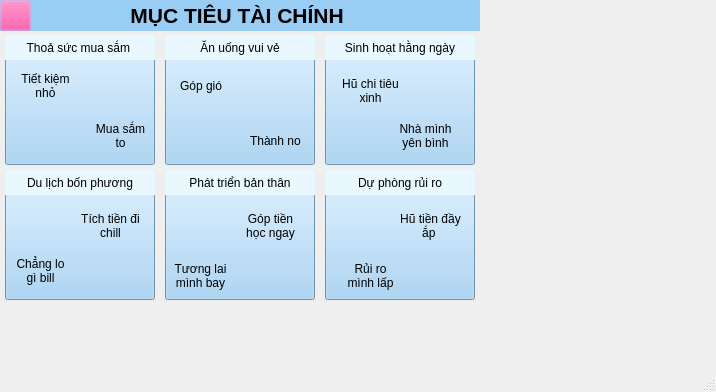
<?xml version="1.0" encoding="UTF-8"?>
<ui version="4.0">
 <class>MainWindow</class>
 <widget class="QMainWindow" name="MainWindow">
  <property name="geometry">
   <rect>
    <x>0</x>
    <y>0</y>
    <width>716</width>
    <height>392</height>
   </rect>
  </property>
  <property name="windowTitle">
   <string>Mục tiêu tài chính</string>
  </property>
  <widget class="QWidget" name="centralwidget">
   <widget class="QLabel" name="label">
    <property name="geometry">
     <rect>
      <x>0</x>
      <y>0</y>
      <width>480</width>
      <height>31</height>
     </rect>
    </property>
    <property name="font">
     <font>
      <pointsize>16</pointsize>
      <weight>75</weight>
      <bold>true</bold>
     </font>
    </property>
    <property name="styleSheet">
     <string notr="true">background-color: rgb(154, 205, 244);</string>
    </property>
    <property name="text">
     <string>MỤC TIÊU TÀI CHÍNH </string>
    </property>
    <property name="alignment">
     <set>Qt::AlignCenter</set>
    </property>
   </widget>
   <widget class="QPushButton" name="btnTSMS">
    <property name="geometry">
     <rect>
      <x>5</x>
      <y>35</y>
      <width>150</width>
      <height>130</height>
     </rect>
    </property>
    <property name="styleSheet">
     <string notr="true">background-color: #9acdf4
</string>
    </property>
    <property name="text">
     <string/>
    </property>
   </widget>
   <widget class="QPushButton" name="btnDLBP">
    <property name="geometry">
     <rect>
      <x>5</x>
      <y>170</y>
      <width>150</width>
      <height>130</height>
     </rect>
    </property>
    <property name="styleSheet">
     <string notr="true">background-color: #9acdf4</string>
    </property>
    <property name="text">
     <string/>
    </property>
   </widget>
   <widget class="QPushButton" name="btnAUVV">
    <property name="geometry">
     <rect>
      <x>165</x>
      <y>35</y>
      <width>150</width>
      <height>130</height>
     </rect>
    </property>
    <property name="styleSheet">
     <string notr="true">background-color: #9acdf4</string>
    </property>
    <property name="text">
     <string/>
    </property>
   </widget>
   <widget class="QPushButton" name="btnSHHN">
    <property name="geometry">
     <rect>
      <x>325</x>
      <y>35</y>
      <width>150</width>
      <height>130</height>
     </rect>
    </property>
    <property name="styleSheet">
     <string notr="true">background-color: #9acdf4</string>
    </property>
    <property name="text">
     <string/>
    </property>
   </widget>
   <widget class="QPushButton" name="btnPTBT">
    <property name="geometry">
     <rect>
      <x>165</x>
      <y>170</y>
      <width>150</width>
      <height>130</height>
     </rect>
    </property>
    <property name="styleSheet">
     <string notr="true">background-color: #9acdf4</string>
    </property>
    <property name="text">
     <string/>
    </property>
   </widget>
   <widget class="QPushButton" name="btnDPRR">
    <property name="geometry">
     <rect>
      <x>325</x>
      <y>170</y>
      <width>150</width>
      <height>130</height>
     </rect>
    </property>
    <property name="styleSheet">
     <string notr="true">background-color: #9acdf4</string>
    </property>
    <property name="text">
     <string/>
    </property>
   </widget>
   <widget class="QLabel" name="label_2">
    <property name="geometry">
     <rect>
      <x>5</x>
      <y>35</y>
      <width>150</width>
      <height>25</height>
     </rect>
    </property>
    <property name="styleSheet">
     <string notr="true">
background-color: #e9f8ff
</string>
    </property>
    <property name="text">
     <string>Thoả sức mua sắm </string>
    </property>
    <property name="alignment">
     <set>Qt::AlignCenter</set>
    </property>
   </widget>
   <widget class="QLabel" name="label_3">
    <property name="geometry">
     <rect>
      <x>165</x>
      <y>35</y>
      <width>150</width>
      <height>25</height>
     </rect>
    </property>
    <property name="styleSheet">
     <string notr="true">
background-color: #e9f8ff
</string>
    </property>
    <property name="text">
     <string>Ăn uống vui vẻ</string>
    </property>
    <property name="alignment">
     <set>Qt::AlignCenter</set>
    </property>
   </widget>
   <widget class="QLabel" name="label_4">
    <property name="geometry">
     <rect>
      <x>325</x>
      <y>35</y>
      <width>150</width>
      <height>25</height>
     </rect>
    </property>
    <property name="styleSheet">
     <string notr="true">
background-color: #e9f8ff
</string>
    </property>
    <property name="text">
     <string>Sinh hoạt hằng ngày</string>
    </property>
    <property name="alignment">
     <set>Qt::AlignCenter</set>
    </property>
   </widget>
   <widget class="QLabel" name="label_5">
    <property name="geometry">
     <rect>
      <x>5</x>
      <y>170</y>
      <width>150</width>
      <height>25</height>
     </rect>
    </property>
    <property name="styleSheet">
     <string notr="true">
background-color: #e9f8ff
</string>
    </property>
    <property name="text">
     <string>Du lịch bốn phương</string>
    </property>
    <property name="alignment">
     <set>Qt::AlignCenter</set>
    </property>
   </widget>
   <widget class="QLabel" name="label_6">
    <property name="geometry">
     <rect>
      <x>165</x>
      <y>170</y>
      <width>150</width>
      <height>25</height>
     </rect>
    </property>
    <property name="styleSheet">
     <string notr="true">
background-color: #e9f8ff
</string>
    </property>
    <property name="text">
     <string>Phát triển bản thân</string>
    </property>
    <property name="alignment">
     <set>Qt::AlignCenter</set>
    </property>
   </widget>
   <widget class="QLabel" name="label_7">
    <property name="geometry">
     <rect>
      <x>325</x>
      <y>170</y>
      <width>150</width>
      <height>25</height>
     </rect>
    </property>
    <property name="styleSheet">
     <string notr="true">
background-color: #e9f8ff
</string>
    </property>
    <property name="text">
     <string>Dự phòng rủi ro</string>
    </property>
    <property name="alignment">
     <set>Qt::AlignCenter</set>
    </property>
   </widget>
   <widget class="QLabel" name="label_8">
    <property name="geometry">
     <rect>
      <x>30</x>
      <y>120</y>
      <width>60</width>
      <height>16</height>
     </rect>
    </property>
    <property name="text">
     <string/>
    </property>
   </widget>
   <widget class="QLabel" name="label_9">
    <property name="geometry">
     <rect>
      <x>90</x>
      <y>65</y>
      <width>61</width>
      <height>41</height>
     </rect>
    </property>
    <property name="styleSheet">
     <string notr="true">position: absolute;
width: 137px;
height: 137px;
left: 218px;
top: 432px;

</string>
    </property>
    <property name="text">
     <string/>
    </property>
    <property name="pixmap">
     <pixmap>../ic_customer.png</pixmap>
    </property>
    <property name="scaledContents">
     <bool>true</bool>
    </property>
   </widget>
   <widget class="QLabel" name="label_10">
    <property name="geometry">
     <rect>
      <x>20</x>
      <y>110</y>
      <width>61</width>
      <height>51</height>
     </rect>
    </property>
    <property name="text">
     <string/>
    </property>
    <property name="pixmap">
     <pixmap>../../ic_shopping-cart.png</pixmap>
    </property>
    <property name="scaledContents">
     <bool>true</bool>
    </property>
   </widget>
   <widget class="QLabel" name="label_11">
    <property name="geometry">
     <rect>
      <x>10</x>
      <y>70</y>
      <width>71</width>
      <height>31</height>
     </rect>
    </property>
    <property name="text">
     <string>Tiết kiệm nhỏ</string>
    </property>
    <property name="alignment">
     <set>Qt::AlignCenter</set>
    </property>
    <property name="wordWrap">
     <bool>true</bool>
    </property>
   </widget>
   <widget class="QLabel" name="label_12">
    <property name="geometry">
     <rect>
      <x>90</x>
      <y>110</y>
      <width>61</width>
      <height>51</height>
     </rect>
    </property>
    <property name="text">
     <string>Mua sắm to</string>
    </property>
    <property name="scaledContents">
     <bool>true</bool>
    </property>
    <property name="alignment">
     <set>Qt::AlignCenter</set>
    </property>
    <property name="wordWrap">
     <bool>true</bool>
    </property>
   </widget>
   <widget class="QLabel" name="label_13">
    <property name="geometry">
     <rect>
      <x>250</x>
      <y>70</y>
      <width>61</width>
      <height>41</height>
     </rect>
    </property>
    <property name="text">
     <string/>
    </property>
    <property name="pixmap">
     <pixmap>../ic_vegetarian.png</pixmap>
    </property>
    <property name="scaledContents">
     <bool>true</bool>
    </property>
   </widget>
   <widget class="QLabel" name="label_14">
    <property name="geometry">
     <rect>
      <x>179</x>
      <y>110</y>
      <width>51</width>
      <height>51</height>
     </rect>
    </property>
    <property name="text">
     <string/>
    </property>
    <property name="pixmap">
     <pixmap>../ic_healthy-eating.png</pixmap>
    </property>
    <property name="scaledContents">
     <bool>true</bool>
    </property>
   </widget>
   <widget class="QLabel" name="label_15">
    <property name="geometry">
     <rect>
      <x>180</x>
      <y>70</y>
      <width>51</width>
      <height>31</height>
     </rect>
    </property>
    <property name="text">
     <string>Góp gió </string>
    </property>
   </widget>
   <widget class="QLabel" name="label_16">
    <property name="geometry">
     <rect>
      <x>250</x>
      <y>120</y>
      <width>61</width>
      <height>41</height>
     </rect>
    </property>
    <property name="text">
     <string>Thành no </string>
    </property>
   </widget>
   <widget class="QLabel" name="label_17">
    <property name="geometry">
     <rect>
      <x>330</x>
      <y>70</y>
      <width>81</width>
      <height>41</height>
     </rect>
    </property>
    <property name="text">
     <string>Hũ chi tiêu xinh</string>
    </property>
    <property name="alignment">
     <set>Qt::AlignCenter</set>
    </property>
    <property name="wordWrap">
     <bool>true</bool>
    </property>
   </widget>
   <widget class="QLabel" name="label_18">
    <property name="geometry">
     <rect>
      <x>340</x>
      <y>110</y>
      <width>41</width>
      <height>41</height>
     </rect>
    </property>
    <property name="text">
     <string/>
    </property>
    <property name="pixmap">
     <pixmap>../ic_bill.png</pixmap>
    </property>
    <property name="scaledContents">
     <bool>true</bool>
    </property>
   </widget>
   <widget class="QLabel" name="label_19">
    <property name="geometry">
     <rect>
      <x>420</x>
      <y>70</y>
      <width>41</width>
      <height>41</height>
     </rect>
    </property>
    <property name="text">
     <string/>
    </property>
    <property name="pixmap">
     <pixmap>../ic_bill (2).png</pixmap>
    </property>
    <property name="scaledContents">
     <bool>true</bool>
    </property>
   </widget>
   <widget class="QLabel" name="label_20">
    <property name="geometry">
     <rect>
      <x>390</x>
      <y>110</y>
      <width>71</width>
      <height>51</height>
     </rect>
    </property>
    <property name="text">
     <string>Nhà mình yên bình</string>
    </property>
    <property name="alignment">
     <set>Qt::AlignCenter</set>
    </property>
    <property name="wordWrap">
     <bool>true</bool>
    </property>
   </widget>
   <widget class="QLabel" name="label_21">
    <property name="geometry">
     <rect>
      <x>20</x>
      <y>200</y>
      <width>51</width>
      <height>41</height>
     </rect>
    </property>
    <property name="text">
     <string/>
    </property>
    <property name="pixmap">
     <pixmap>../ic_passport.png</pixmap>
    </property>
    <property name="scaledContents">
     <bool>true</bool>
    </property>
   </widget>
   <widget class="QLabel" name="label_22">
    <property name="geometry">
     <rect>
      <x>80</x>
      <y>210</y>
      <width>61</width>
      <height>31</height>
     </rect>
    </property>
    <property name="text">
     <string>Tích tiền đi chill</string>
    </property>
    <property name="alignment">
     <set>Qt::AlignCenter</set>
    </property>
    <property name="wordWrap">
     <bool>true</bool>
    </property>
   </widget>
   <widget class="QLabel" name="label_23">
    <property name="geometry">
     <rect>
      <x>90</x>
      <y>250</y>
      <width>51</width>
      <height>41</height>
     </rect>
    </property>
    <property name="text">
     <string/>
    </property>
    <property name="pixmap">
     <pixmap>../ic_airplane.png</pixmap>
    </property>
    <property name="scaledContents">
     <bool>true</bool>
    </property>
   </widget>
   <widget class="QLabel" name="label_24">
    <property name="geometry">
     <rect>
      <x>10</x>
      <y>250</y>
      <width>61</width>
      <height>41</height>
     </rect>
    </property>
    <property name="text">
     <string>Chẳng lo gì bill</string>
    </property>
    <property name="alignment">
     <set>Qt::AlignCenter</set>
    </property>
    <property name="wordWrap">
     <bool>true</bool>
    </property>
   </widget>
   <widget class="QLabel" name="label_25">
    <property name="geometry">
     <rect>
      <x>240</x>
      <y>210</y>
      <width>61</width>
      <height>31</height>
     </rect>
    </property>
    <property name="text">
     <string>Góp tiền học ngay</string>
    </property>
    <property name="alignment">
     <set>Qt::AlignCenter</set>
    </property>
    <property name="wordWrap">
     <bool>true</bool>
    </property>
   </widget>
   <widget class="QLabel" name="label_26">
    <property name="geometry">
     <rect>
      <x>170</x>
      <y>260</y>
      <width>61</width>
      <height>31</height>
     </rect>
    </property>
    <property name="text">
     <string>Tương lai mình bay</string>
    </property>
    <property name="alignment">
     <set>Qt::AlignCenter</set>
    </property>
    <property name="wordWrap">
     <bool>true</bool>
    </property>
   </widget>
   <widget class="QLabel" name="label_27">
    <property name="geometry">
     <rect>
      <x>240</x>
      <y>245</y>
      <width>61</width>
      <height>51</height>
     </rect>
    </property>
    <property name="text">
     <string/>
    </property>
    <property name="pixmap">
     <pixmap>../ic_promotion.png</pixmap>
    </property>
    <property name="scaledContents">
     <bool>true</bool>
    </property>
    <property name="alignment">
     <set>Qt::AlignCenter</set>
    </property>
    <property name="wordWrap">
     <bool>true</bool>
    </property>
   </widget>
   <widget class="QLabel" name="label_28">
    <property name="geometry">
     <rect>
      <x>180</x>
      <y>210</y>
      <width>51</width>
      <height>41</height>
     </rect>
    </property>
    <property name="text">
     <string/>
    </property>
    <property name="pixmap">
     <pixmap>../ic_arrows.png</pixmap>
    </property>
    <property name="scaledContents">
     <bool>true</bool>
    </property>
    <property name="alignment">
     <set>Qt::AlignCenter</set>
    </property>
    <property name="wordWrap">
     <bool>true</bool>
    </property>
   </widget>
   <widget class="QLabel" name="label_29">
    <property name="geometry">
     <rect>
      <x>400</x>
      <y>210</y>
      <width>61</width>
      <height>31</height>
     </rect>
    </property>
    <property name="text">
     <string>Hũ tiền đầy ắp </string>
    </property>
    <property name="alignment">
     <set>Qt::AlignCenter</set>
    </property>
    <property name="wordWrap">
     <bool>true</bool>
    </property>
   </widget>
   <widget class="QLabel" name="label_30">
    <property name="geometry">
     <rect>
      <x>340</x>
      <y>260</y>
      <width>61</width>
      <height>31</height>
     </rect>
    </property>
    <property name="text">
     <string>Rủi ro mình lấp</string>
    </property>
    <property name="alignment">
     <set>Qt::AlignCenter</set>
    </property>
    <property name="wordWrap">
     <bool>true</bool>
    </property>
   </widget>
   <widget class="QLabel" name="label_31">
    <property name="geometry">
     <rect>
      <x>410</x>
      <y>250</y>
      <width>41</width>
      <height>41</height>
     </rect>
    </property>
    <property name="text">
     <string/>
    </property>
    <property name="pixmap">
     <pixmap>../risk-assessment.png</pixmap>
    </property>
    <property name="scaledContents">
     <bool>true</bool>
    </property>
    <property name="alignment">
     <set>Qt::AlignCenter</set>
    </property>
    <property name="wordWrap">
     <bool>true</bool>
    </property>
   </widget>
   <widget class="QLabel" name="label_32">
    <property name="geometry">
     <rect>
      <x>350</x>
      <y>210</y>
      <width>41</width>
      <height>41</height>
     </rect>
    </property>
    <property name="text">
     <string/>
    </property>
    <property name="pixmap">
     <pixmap>../compliance.png</pixmap>
    </property>
    <property name="scaledContents">
     <bool>true</bool>
    </property>
    <property name="alignment">
     <set>Qt::AlignCenter</set>
    </property>
    <property name="wordWrap">
     <bool>true</bool>
    </property>
   </widget>
   <widget class="QLabel" name="label_33">
    <property name="geometry">
     <rect>
      <x>325</x>
      <y>170</y>
      <width>150</width>
      <height>25</height>
     </rect>
    </property>
    <property name="styleSheet">
     <string notr="true">
background-color: #e9f8ff
</string>
    </property>
    <property name="text">
     <string>Dự phòng rủi ro</string>
    </property>
    <property name="alignment">
     <set>Qt::AlignCenter</set>
    </property>
   </widget>
   <widget class="QLabel" name="label_34">
    <property name="geometry">
     <rect>
      <x>330</x>
      <y>200</y>
      <width>51</width>
      <height>41</height>
     </rect>
    </property>
    <property name="text">
     <string/>
    </property>
    <property name="pixmap">
     <pixmap>../ic_risk-assessment.png</pixmap>
    </property>
    <property name="scaledContents">
     <bool>true</bool>
    </property>
    <property name="alignment">
     <set>Qt::AlignCenter</set>
    </property>
    <property name="wordWrap">
     <bool>true</bool>
    </property>
   </widget>
   <widget class="QLabel" name="label_35">
    <property name="geometry">
     <rect>
      <x>410</x>
      <y>240</y>
      <width>61</width>
      <height>51</height>
     </rect>
    </property>
    <property name="text">
     <string/>
    </property>
    <property name="pixmap">
     <pixmap>../ic_compliance.png</pixmap>
    </property>
    <property name="scaledContents">
     <bool>true</bool>
    </property>
    <property name="alignment">
     <set>Qt::AlignCenter</set>
    </property>
    <property name="wordWrap">
     <bool>true</bool>
    </property>
   </widget>
   <widget class="QPushButton" name="btnQuayLai">
    <property name="geometry">
     <rect>
      <x>0</x>
      <y>0</y>
      <width>31</width>
      <height>31</height>
     </rect>
    </property>
    <property name="styleSheet">
     <string notr="true">background-color: rgba(245, 40, 145, 0);</string>
    </property>
    <property name="text">
     <string/>
    </property>
    <property name="icon">
     <iconset>
      <normaloff>../ic_arrow.png</normaloff>../ic_arrow.png</iconset>
    </property>
   </widget>
  </widget>
  <widget class="QMenuBar" name="menubar">
   <property name="geometry">
    <rect>
     <x>0</x>
     <y>0</y>
     <width>716</width>
     <height>24</height>
    </rect>
   </property>
  </widget>
  <widget class="QStatusBar" name="statusbar"/>
 </widget>
 <resources/>
 <connections/>
</ui>
